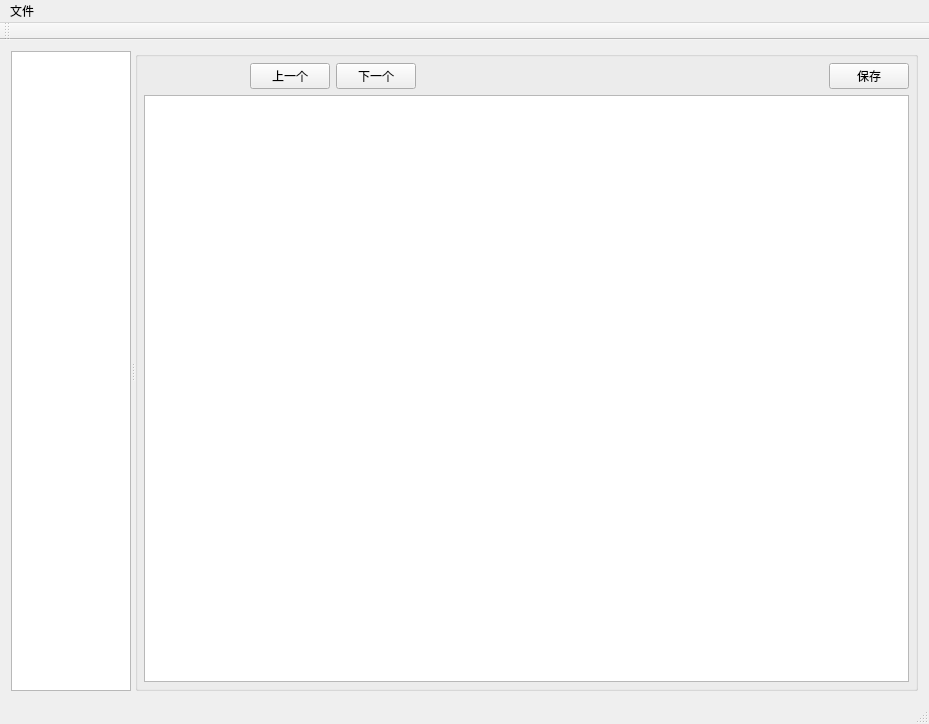
<?xml version="1.0" encoding="UTF-8"?>
<ui version="4.0">
 <class>MainWindow</class>
 <widget class="QMainWindow" name="MainWindow">
  <property name="geometry">
   <rect>
    <x>0</x>
    <y>0</y>
    <width>929</width>
    <height>724</height>
   </rect>
  </property>
  <property name="windowTitle">
   <string>WordSave</string>
  </property>
  <widget class="QWidget" name="centralWidget">
   <layout class="QHBoxLayout" name="horizontalLayout_2">
    <item>
     <widget class="QSplitter" name="splitter">
      <property name="orientation">
       <enum>Qt::Horizontal</enum>
      </property>
      <widget class="QListWidget" name="listWidget">
       <property name="sizePolicy">
        <sizepolicy hsizetype="Preferred" vsizetype="Expanding">
         <horstretch>1</horstretch>
         <verstretch>0</verstretch>
        </sizepolicy>
       </property>
      </widget>
      <widget class="QGroupBox" name="groupBox">
       <property name="sizePolicy">
        <sizepolicy hsizetype="Expanding" vsizetype="Preferred">
         <horstretch>4</horstretch>
         <verstretch>0</verstretch>
        </sizepolicy>
       </property>
       <property name="title">
        <string/>
       </property>
       <layout class="QVBoxLayout" name="verticalLayout">
        <property name="leftMargin">
         <number>6</number>
        </property>
        <property name="topMargin">
         <number>6</number>
        </property>
        <property name="rightMargin">
         <number>6</number>
        </property>
        <property name="bottomMargin">
         <number>6</number>
        </property>
        <item>
         <layout class="QHBoxLayout" name="horizontalLayout">
          <item>
           <widget class="QLabel" name="label_info">
            <property name="minimumSize">
             <size>
              <width>100</width>
              <height>0</height>
             </size>
            </property>
            <property name="maximumSize">
             <size>
              <width>100</width>
              <height>16777215</height>
             </size>
            </property>
            <property name="text">
             <string/>
            </property>
           </widget>
          </item>
          <item>
           <widget class="QPushButton" name="pushButton_last">
            <property name="text">
             <string>上一个</string>
            </property>
           </widget>
          </item>
          <item>
           <widget class="QPushButton" name="pushButton_next">
            <property name="text">
             <string>下一个</string>
            </property>
           </widget>
          </item>
          <item>
           <spacer name="horizontalSpacer_2">
            <property name="orientation">
             <enum>Qt::Horizontal</enum>
            </property>
            <property name="sizeHint" stdset="0">
             <size>
              <width>40</width>
              <height>20</height>
             </size>
            </property>
           </spacer>
          </item>
          <item>
           <widget class="QPushButton" name="pushButton_save">
            <property name="text">
             <string>保存</string>
            </property>
           </widget>
          </item>
         </layout>
        </item>
        <item>
         <widget class="TableWidgetWord" name="tableWidget"/>
        </item>
       </layout>
      </widget>
     </widget>
    </item>
   </layout>
  </widget>
  <widget class="QMenuBar" name="menuBar">
   <property name="geometry">
    <rect>
     <x>0</x>
     <y>0</y>
     <width>929</width>
     <height>23</height>
    </rect>
   </property>
   <widget class="QMenu" name="menu">
    <property name="title">
     <string>文件</string>
    </property>
    <addaction name="action_import"/>
    <addaction name="action_logic"/>
   </widget>
   <addaction name="menu"/>
  </widget>
  <widget class="QToolBar" name="mainToolBar">
   <attribute name="toolBarArea">
    <enum>TopToolBarArea</enum>
   </attribute>
   <attribute name="toolBarBreak">
    <bool>false</bool>
   </attribute>
  </widget>
  <widget class="QStatusBar" name="statusBar"/>
  <action name="action_import">
   <property name="text">
    <string>导入WORD</string>
   </property>
  </action>
  <action name="action_open">
   <property name="text">
    <string>打开历史</string>
   </property>
  </action>
  <action name="action_define">
   <property name="text">
    <string>查看宏定义</string>
   </property>
  </action>
  <action name="action_logic">
   <property name="text">
    <string>生成逻辑关系表</string>
   </property>
  </action>
 </widget>
 <layoutdefault spacing="6" margin="11"/>
 <customwidgets>
  <customwidget>
   <class>TableWidgetWord</class>
   <extends>QTableWidget</extends>
   <header>tablewidgetword.h</header>
  </customwidget>
 </customwidgets>
 <resources/>
 <connections/>
</ui>
